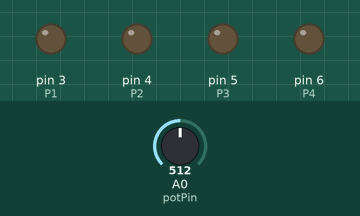
A sketch run on a simulated Arduino Uno, built with avr-gcc and run on an emulated ATmega328P. On the bench: output pins drawn as LEDs (lit = HIGH). The inputs (shaded band) are chosen by the test bench; at power-on: A0 (potPin) = 512.

Above: at 1.2 s.
1.3 s: A0 (potPin) set to 523
At 1.8 s:
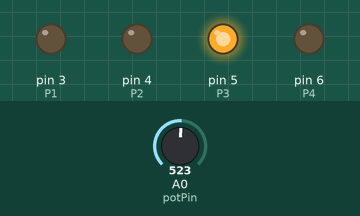
2.8 s: A0 (potPin) set to 716
At 4.0 s:
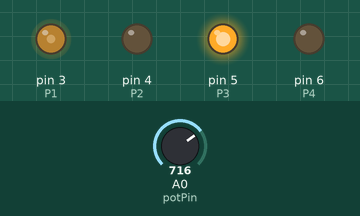
4.3 s: A0 (potPin) set to 900
At 5.3 s:
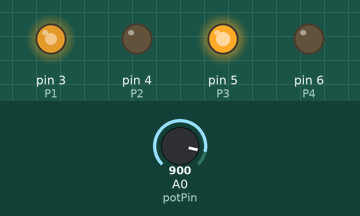
5.8 s: A0 (potPin) set to 1023
At 6.4 s:
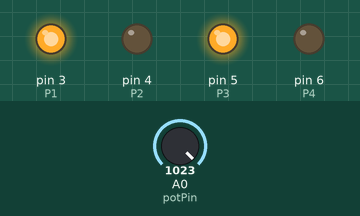
7.3 s: A0 (potPin) set to 306
At 7.6 s:
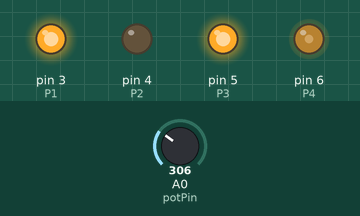
Timing chart, 0 to 9.8 s (numbered marks = the images above; inputs shaded):
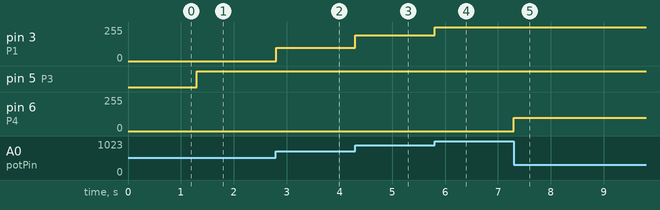

The sketch:

H_bridgeDriver.ino
```cpp
// 3 high, 1 high/PWM - rotation
// 2 high, 4 high/PWM - reverse
// 1 high, 4 high - brake

#define DEADZONE 10  // "мёртвая зона" потенциометра

// пины драйвера, P1 и P4 должны быть на PWM пинах! (3, 5, 6, 9, 10, 11 для NANO и UNO)
#define P1 3
#define P2 4
#define P3 5
#define P4 6

#define potPin 0      // сюда подключен потенциометр

boolean switch_flag;
int potent, duty;
int left_min, right_min;

void setup() {
  // все пины драйвера как выходы, и сразу выключаем
  pinMode(P1, OUTPUT);
  digitalWrite(P1, 0);
  pinMode(P2, OUTPUT);
  digitalWrite(P2, 0);
  pinMode(P3, OUTPUT);
  digitalWrite(P3, 0);
  pinMode(P4, OUTPUT);
  digitalWrite(P4, 0);

  left_min = 512 - DEADZONE;   // расчёт границ мёртвой зоны
  right_min = 512 + DEADZONE;  // расчёт границ мёртвой зоны
}

void loop() {
  potent = analogRead(potPin);                    // читаем с потенциометра

  if (potent > left_min && potent < right_min) {  // если мы в "мёртвой" зоне
    // вырубить все ключи
    digitalWrite(P1, 0);
    digitalWrite(P2, 0);
    digitalWrite(P3, 0);
    digitalWrite(P4, 0);
    switch_flag = 1;          // разрешить переключение
  } else if (potent > right_min) {                // если мы вышли из мёртвой зоны справа
    if (switch_flag) {        // если разрешено переключение
      switch_flag = 0;        // запретить переключение
      digitalWrite(P2, 0);    // вырубить Р канальный второго плеча
      digitalWrite(P4, 0);    // вырубить N канальный второго плеча
      delayMicroseconds(5);   // задержечка на переключение на всякий случай
      digitalWrite(P3, 1);    // врубить Р канальный первого плеча
    }
    // рассчитать скважность для N канального первого плеча
    duty = map(potent, right_min, 1023, 0, 255);
    analogWrite(P1, duty);    // ЖАРИТЬ ШИМ!

  } else if (potent < left_min) {                 // если мы вышли из мёртвой зоны слева
    if (switch_flag) {        // если разрешено переключение
      switch_flag = 0;        // запретить переключение
      digitalWrite(P3, 0);    // вырубить Р канальный первого плеча
      digitalWrite(P1, 0);    // вырубить N канальный первого плеча
      delayMicroseconds(5);   // задержечка на переключение на всякий случай
      digitalWrite(P2, 1);    // врубить Р канальный второго плеча
    }
    // рассчитать скважность для N канального второго плеча
    duty = map(potent, left_min, 0, 0, 255);
    analogWrite(P4, duty);    // ЖАРИТЬ ШИМ!
  }

}
```

Measured:
- the behaviour switches between 522 and 523 on A0 (potPin) (found by bisection; images 0 and 1)
- after the input at 1.3 s, pin 5 (P3): LOW → HIGH at once
- after the input at 2.8 s, pin 3 (P1): 0/255 → 98/255 at once
- after the input at 4.3 s, pin 3 (P1): 98/255 → 192/255 at once
- after the input at 5.8 s, pin 3 (P1): 192/255 → 255/255 at once
- after the input at 7.3 s, pin 6 (P4): 0/255 → 99/255 at once
